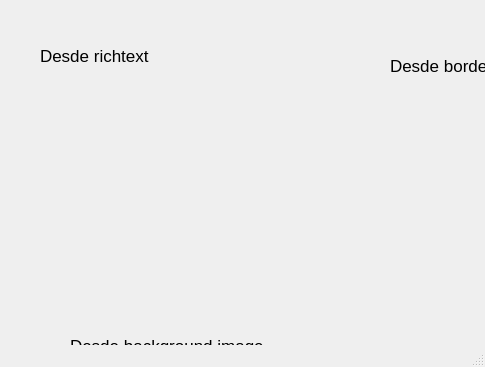
<?xml version="1.0" encoding="UTF-8"?>
<ui version="4.0">
 <class>MainWindow</class>
 <widget class="QMainWindow" name="MainWindow">
  <property name="geometry">
   <rect>
    <x>0</x>
    <y>0</y>
    <width>485</width>
    <height>367</height>
   </rect>
  </property>
  <property name="windowTitle">
   <string>MainWindow</string>
  </property>
  <widget class="QWidget" name="centralwidget">
   <widget class="QLabel" name="label">
    <property name="geometry">
     <rect>
      <x>10</x>
      <y>80</y>
      <width>271</width>
      <height>221</height>
     </rect>
    </property>
    <property name="text">
     <string>&lt;html&gt;&lt;head/&gt;&lt;body&gt;&lt;p&gt;&lt;img src=&quot;:/Logos/club america aguilas.png&quot;/&gt;&lt;/p&gt;&lt;/body&gt;&lt;/html&gt;</string>
    </property>
   </widget>
   <widget class="QLabel" name="label_2">
    <property name="geometry">
     <rect>
      <x>40</x>
      <y>30</y>
      <width>241</width>
      <height>51</height>
     </rect>
    </property>
    <property name="font">
     <font>
      <pointsize>13</pointsize>
     </font>
    </property>
    <property name="text">
     <string>Desde richtext</string>
    </property>
   </widget>
   <widget class="QLabel" name="label_3">
    <property name="geometry">
     <rect>
      <x>420</x>
      <y>100</y>
      <width>161</width>
      <height>161</height>
     </rect>
    </property>
    <property name="styleSheet">
     <string notr="true">border-image: url(:/Logos/club america aguilas.png);</string>
    </property>
    <property name="text">
     <string>&lt;html&gt;&lt;head/&gt;&lt;body&gt;&lt;p&gt;&lt;br/&gt;&lt;/p&gt;&lt;p&gt;&lt;br/&gt;&lt;/p&gt;&lt;/body&gt;&lt;/html&gt;</string>
    </property>
   </widget>
   <widget class="QLabel" name="label_4">
    <property name="geometry">
     <rect>
      <x>390</x>
      <y>40</y>
      <width>241</width>
      <height>51</height>
     </rect>
    </property>
    <property name="font">
     <font>
      <pointsize>13</pointsize>
     </font>
    </property>
    <property name="text">
     <string>Desde border image</string>
    </property>
   </widget>
   <widget class="QLabel" name="label_5">
    <property name="geometry">
     <rect>
      <x>70</x>
      <y>320</y>
      <width>361</width>
      <height>51</height>
     </rect>
    </property>
    <property name="font">
     <font>
      <pointsize>13</pointsize>
     </font>
    </property>
    <property name="text">
     <string>Desde background image</string>
    </property>
   </widget>
   <widget class="QLabel" name="label_6">
    <property name="geometry">
     <rect>
      <x>10</x>
      <y>400</y>
      <width>371</width>
      <height>171</height>
     </rect>
    </property>
    <property name="styleSheet">
     <string notr="true">background-image: url(:/Logos/club america aguilas.png);</string>
    </property>
    <property name="text">
     <string>&lt;html&gt;&lt;head/&gt;&lt;body&gt;&lt;p&gt;&lt;br/&gt;&lt;/p&gt;&lt;p&gt;&lt;br/&gt;&lt;/p&gt;&lt;/body&gt;&lt;/html&gt;</string>
    </property>
   </widget>
   <widget class="QLabel" name="label_7">
    <property name="geometry">
     <rect>
      <x>490</x>
      <y>410</y>
      <width>161</width>
      <height>161</height>
     </rect>
    </property>
    <property name="styleSheet">
     <string notr="true">image: url(:/Logos/club america aguilas.png);</string>
    </property>
    <property name="text">
     <string>&lt;html&gt;&lt;head/&gt;&lt;body&gt;&lt;p&gt;&lt;br/&gt;&lt;/p&gt;&lt;p&gt;&lt;br/&gt;&lt;/p&gt;&lt;/body&gt;&lt;/html&gt;</string>
    </property>
   </widget>
   <widget class="QLabel" name="label_8">
    <property name="geometry">
     <rect>
      <x>470</x>
      <y>330</y>
      <width>241</width>
      <height>51</height>
     </rect>
    </property>
    <property name="font">
     <font>
      <pointsize>13</pointsize>
     </font>
    </property>
    <property name="text">
     <string>Desde image</string>
    </property>
   </widget>
   <widget class="QLabel" name="label_9">
    <property name="geometry">
     <rect>
      <x>700</x>
      <y>110</y>
      <width>211</width>
      <height>181</height>
     </rect>
    </property>
    <property name="styleSheet">
     <string notr="true">image: url(:/Logos/club america aguilas.png);</string>
    </property>
    <property name="text">
     <string/>
    </property>
    <property name="pixmap">
     <pixmap resource="recursos.qrc">:/Logos/club america aguilas.png</pixmap>
    </property>
    <property name="scaledContents">
     <bool>true</bool>
    </property>
   </widget>
   <widget class="QLabel" name="label_10">
    <property name="geometry">
     <rect>
      <x>700</x>
      <y>40</y>
      <width>241</width>
      <height>51</height>
     </rect>
    </property>
    <property name="font">
     <font>
      <pointsize>13</pointsize>
     </font>
    </property>
    <property name="text">
     <string>Desde pixmap</string>
    </property>
   </widget>
  </widget>
  <widget class="QMenuBar" name="menubar">
   <property name="geometry">
    <rect>
     <x>0</x>
     <y>0</y>
     <width>485</width>
     <height>26</height>
    </rect>
   </property>
  </widget>
  <widget class="QStatusBar" name="statusbar"/>
 </widget>
 <resources>
  <include location="recursos.qrc"/>
 </resources>
 <connections/>
</ui>
